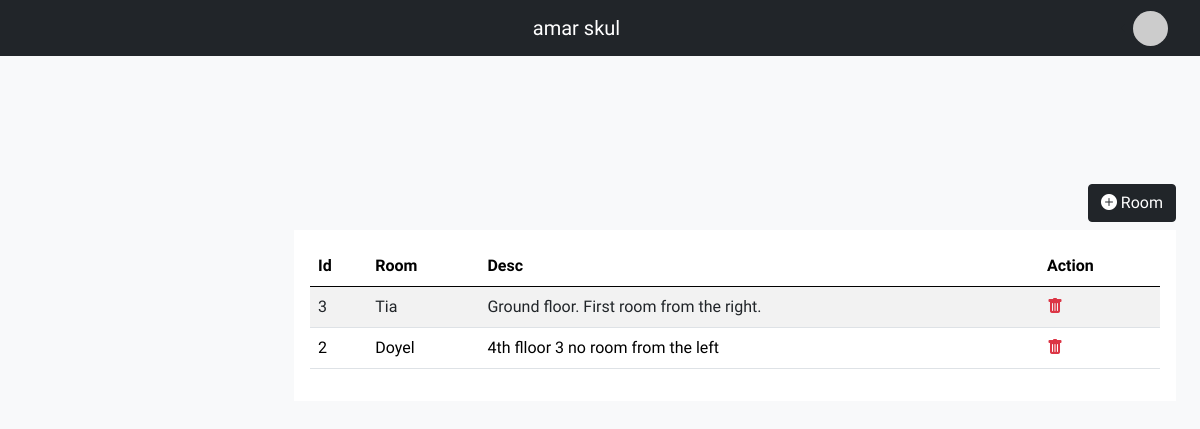
Screenshot of /dashboard/rooms (signed in) with the database file from the repository.
### base/models.py (models this page shows)
class User(AbstractUser):
  name = models.CharField(max_length=500)
  due_date = models.DateField(null=True, blank=True)
  number = models.CharField(max_length=100)
  logo = models.FileField(upload_to='logo')
  def __str__(self):
    return self.name

class Room(models.Model):
  school = models.ForeignKey(User, on_delete=models.CASCADE, null=True, blank=True)
  room = models.CharField(max_length=50)
  desc = models.TextField(null=True, blank=True)

### base/views.py (the view, shortened to what this page needs)
# urls.py: path('dashboard/rooms', get_rooms, name='get_rooms'),
def get_rooms(request):
  data = request.POST
  rooms = Room.objects.filter(school=request.user).order_by('-id')
  context = {'rooms':rooms}
  d = request.GET.get('delete')
  if d:
    try:
      Room.objects.get(school=request.user, id=d).delete()
    except:
      return redirect(dashboard)
  return render(request, 'dashboard/rooms.html', context)

### base/context_processors.py (called while the page is built)
def get_subjects(r):
  context = {'subjects': Subject.objects.all()}
  return context

def get_classes(r):
  context = {'classes': Class.objects.filter(school__id=r.user.id)}
  return context

def get_years(r):
  context = {'years':Year.objects.all()}
  return context

def get_sec(r):
  context = {'sections':Section.objects.all()}
  return context

def get_day(r):
  context = {'days':Day.objects.all()}
  return context

### templates/dashboard/rooms.html (shortened to what this page needs)
{% extends 'dashboard/dashboard.html' %}
{% block body %}
<div class="col-md-12">
<section class="vh-100">
 <div class="mt-5 d-lex h-75 justify-content-center align-items-center">
<div class="text-end">
<button type="button" class="btn btn-dark my-2" data-bs-toggle="modal" data-bs-target="#exampleModal">
  <i class="bi bi-plus-circle-fill"></i> Room
</button>
</div>
   <div class="card-table card-body bg-white">
<table class="table table-striped">
  <thead>
    <tr>
      <th scope="col">Id</th>
      <th scope="col">Room</th>
     <th scope="col">Desc</th>
      <th scope="col">Action</th>
    </tr>
  </thead>
  <tbody>
    {% for room in rooms %}
    <tr>
      <td>{{room.id}}</td>
      <td>{{room.room}}</td>
      <td>{{room.desc}}</td>
      <td>
        <a href="/dashboard/rooms?delete={{room.id}}"><i class="text-danger bi bi-trash-fill"></i></a>
      </td>
    </tr>
    {% endfor %}
  </table>
        </div>
    </div>
  </section>
</div>
{% endblock %}

### templates/dashboard/dashboard.html (shortened to what this page needs)
{% load static %}
<!DOCTYPE html>
<html lang="en">
  <head>
    <link rel="stylesheet" href="css/bootstrap.min.css" />
    <link
      rel="stylesheet"
      href="https://cdn.jsdelivr.net/npm/bootstrap-icons@1.4.1/font/bootstrap-icons.css"
    />
    <link href="https://cdn.jsdelivr.net/npm/bootstrap@5.0.2/dist/css/bootstrap.min.css" rel="stylesheet">
  </head>
  <body class="bg-light">
    <nav class="p-2 navbar navbar-expand-lg navbar-dark bg-dark">
      <div class="container-fluid">
        <a class="mx-auto navbar-brand" href="/dashboard">{{request.user.name}}</a>
        <div class="dropdown dropstart">
          <div class="dropdown-toggle" type="button" id="dropdownMenuButton1" data-bs-toggle="dropdown" aria-expanded="false">
            <img class="avatar img-fluid" src="https://api.dicebear.com/6.x/initials/svg?seed={{request.user}}">
          </div>
        </div>
      </div>
    </nav>
    <main class="mt-5 pt-3">
      <div class="container-fluid">
        <div class="row">
          <div class="col-md-12">
          </div>
        </div>
        <div class="row">
            {% block body %}
            {% endblock %}
        </div>
      </div>
    </main>
  </body>
</html>

### templates/dashboard/dashboard.html (style rules this page uses)
body, button { font-family: 'Inconsolata', sans-serif; }
.card-table { width : 100%; overflow-x : scroll; }
:root { --offcanvas-width: 270px; --topNavbarHeight: 56px; }
@media (min-width: 992px) { body { overflow: auto !important; } }
@media (min-width: 992px) { main { margin-left: var(--offcanvas-width); } }
.avatar { height : 35px; width :35px; border-radius : 100px; }

### rows the page displays
User: user.name "amar skul"
Room: id "3", room "Tia", desc "Ground floor. First room from the right."
Room: id "2", room "Doyel", desc "4th flloor 3 no room from the left"
